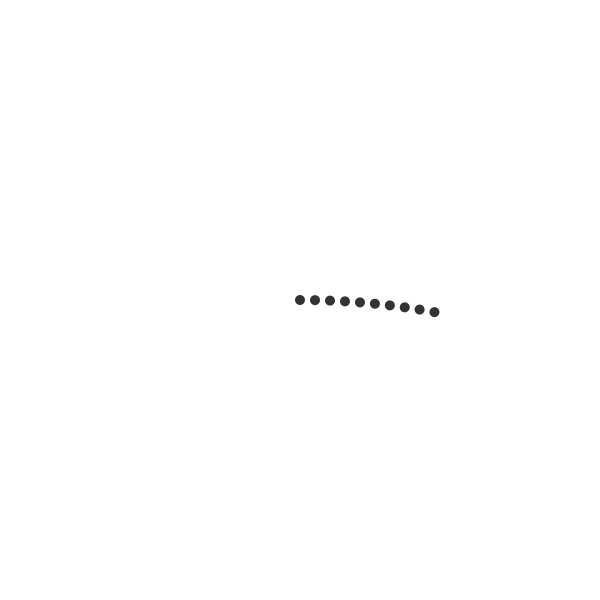
Frame 1 (no input)
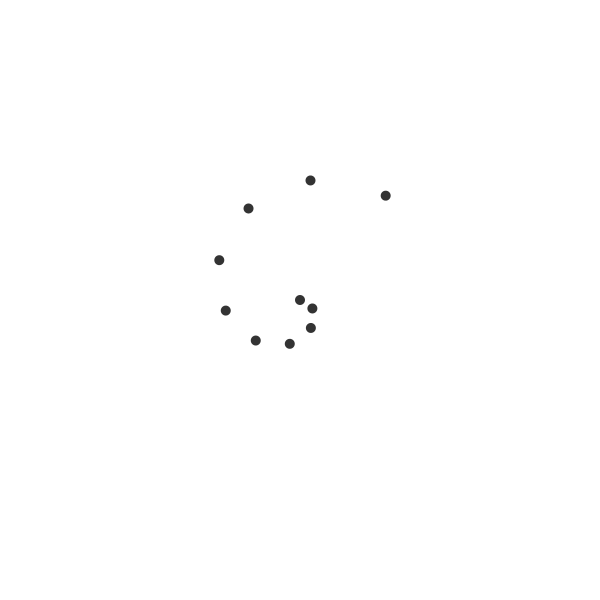
Frame 60 (the mouse pressed at the canvas centre just before this capture)
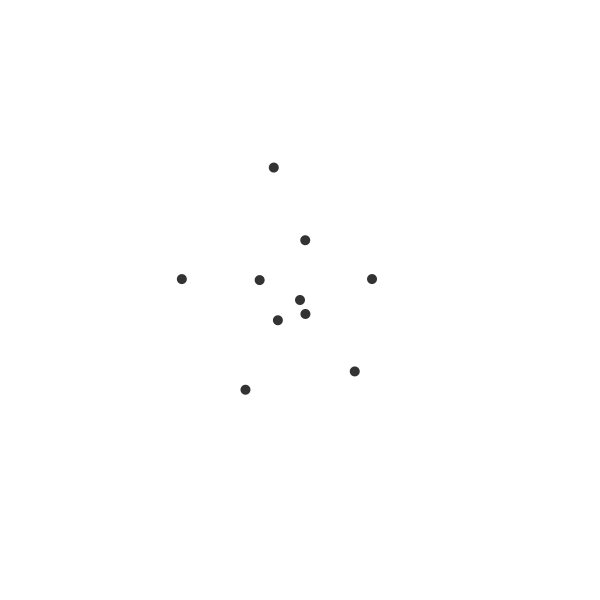
Frame 120 (the mouse held since frame 60 and released just before this capture)

The Processing sketch that drew these frames (run headless with seeded random() and noise(); from frame 60 on, the mouse is pressed at the canvas centre):

// Processing sketch: fran
// ── fran.pde
// Profesor: Nicolás Troncoso @nicotron
// Programación Creativa
// Universidad del Desarrollo 2018

/*
Velocidad de rotación desde centro de la pantalla.
*/

ArrayList<Objeto> lista = new ArrayList<Objeto>();;
int total;

void setup() {
    size(600, 600);
    total = 10;
	for (int i = 0; i < total; i++) {
		Objeto o = new Objeto(i);
		lista.add(o);
	}
}

void draw() {
    background(255);

	translate(width/2, height/2);
	for(Objeto a : lista) {
		a.movimientoAngular();
		a.pos();
		a.cir();
	}
}

// ── Objeto.pde
class Objeto {
    // Variables
    float x, y, r, angulo, velangulo;
	int i, espacio;

    Objeto(int i) {
        // Inicialize the variables
        noStroke();
        fill(51);
		this.i = i;
		this.espacio = 15;
		// la variable de velangulo es cada vez más grande en el constructor
		// así se almacena un valor alto para la Posición distante del centro
		// que está modificada por i en setup()
		this.velangulo = i * 0.01;
    }

    //  Círculo
    void cir() {
        ellipse(x, y, 10, 10);
    }

    // Posición en cordenadas polares
    void pos() {
        r = i * espacio;
        x = r * cos(angulo);
        y = r * sin(angulo);
    }

	// Movimiento de variables de ángulo
	void movimientoAngular( ) {
		angulo += velangulo;
	}
}
